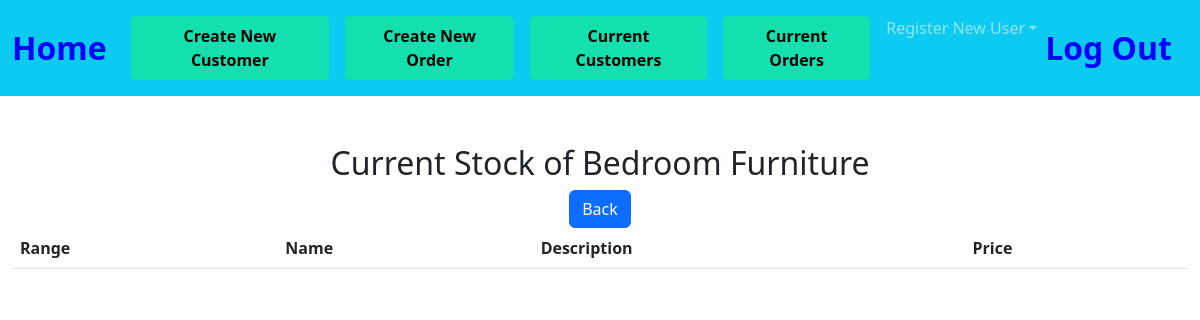
The page /bedroom on the database as committed earlier.
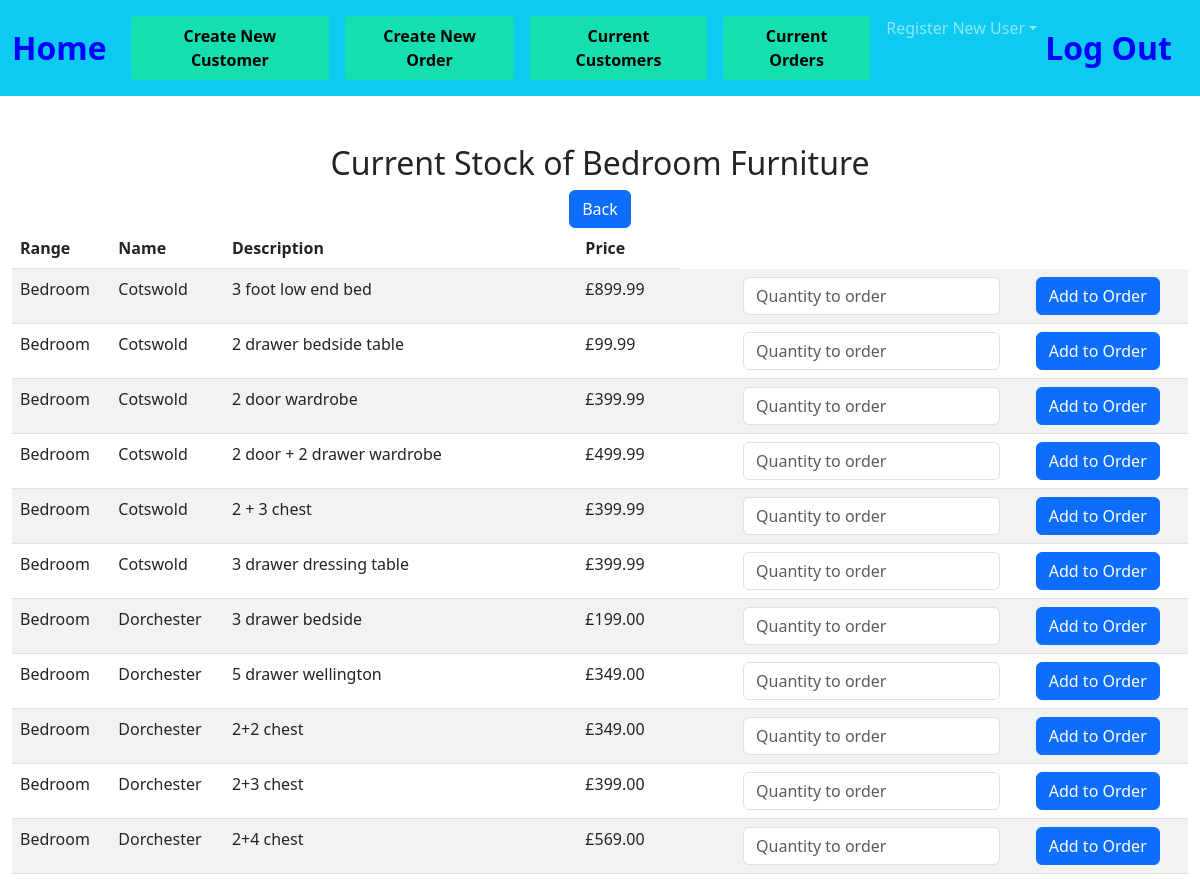
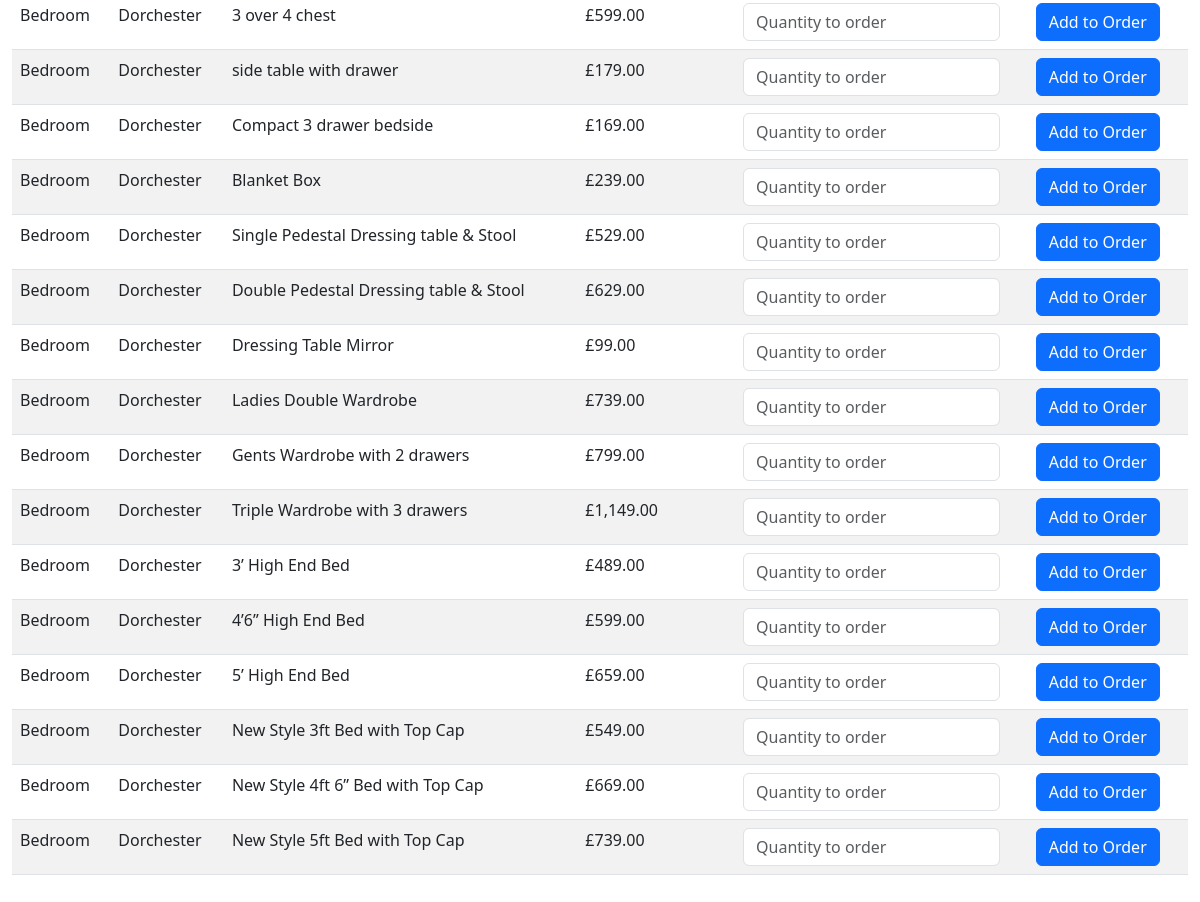
The same page on the database as committed later (2 pictures, top to bottom).
### tables this page shows
CREATE TABLE stock(item_id INTEGER PRIMARY KEY AUTOINCREMENT NOT NULL, Range TEXT, Name TEXT, Description TEXT, selling_price DECIMAL);

### app.py (the view)
@app.route("/bedroom", methods=["GET", "POST"])
def bedroom():
        if request.method == "POST":
            order_no = request.form.get("order_no")
            bedroom = db.execute("SELECT * FROM stock WHERE Range = 'Bedroom' ;")
            return render_template("bedroom.html", bedroom = bedroom, order_no = order_no)
        else:
            bedroom = db.execute("SELECT * FROM stock WHERE Range = 'Bedroom' ;")
            return render_template("bedroom.html", bedroom = bedroom)

### app.py (called while the page is built)
@app.after_request
def after_request(response):
    response.headers["Cache-Control"] = "no-cache, no-store, must-revalidate"
    response.headers["Expires"] = 0
    response.headers["Pragma"] = "no-cache"
    return response

### extras.py (called while the page is built)
def GBP(value):
    return f"£{value:,.2f}"

### templates/bedroom.html (shortened to what this page needs)
{% extends "layout.html" %}
{% block main %}
<div class="section">
    <h2>Current Stock of Bedroom Furniture</h2>
    <form action="/stock_list">
        <td><button class="btn btn-primary" type="submit">Back</button></td>
    </form>
    <table class="table table-striped">
        <thead>
            <tr>
                <th class="text-start">Range</th>
                <th class="text-start">Name</th>
                <th class="text-start">Description</th>
                <th class="text-start">Price</th>
            </tr>
        </thead>
        <tbody>
            {% for row in bedroom %}
            <tr>
                <td class="text-start">{{ row["Range"] }}</td>
                <td class="text-start">{{ row["Name"] }}</td>
                <td class="text-start">{{ row["Description"] }}</td>
                <td class="text-start">{{ row["selling_price"] |GBP }}</td>
                <form action="/add_to_order" method="POST">
                    <td><input type="hidden" name="item_id" VALUE="{{ row['item_id'] }}"></td>
                    <td><input type="hidden" name="order_no" VALUE="{{ order_no }}"></td>
                    <td class="text-start"><input class="form-control mx-auto w-auto" name ="Quantity" placeholder="Quantity to order" type="number"></td>
                    <td class="text-start"><button class="btn btn-primary" type="submit">Add to Order</button></td>
                </form>
                </tr>
            {% endfor %}
        </tbody>
    </div>
{% endblock %}

Rows that differ between the two databases and show on the page:
now on this page (row edited): stock: Range "Bedroom", Name "Cotswold", Description "3 foot low end bed", selling_price|GBP "£899.99"
now on this page (row edited): stock: Range "Bedroom", Name "Cotswold", Description "2 drawer bedside table", selling_price|GBP "£99.99"
now on this page (row edited): stock: Range "Bedroom", Name "Cotswold", Description "2 door wardrobe", selling_price|GBP "£399.99"
now on this page (row edited): stock: Range "Bedroom", Name "Cotswold", Description "2 door + 2 drawer wardrobe", selling_price|GBP "£499.99"
now on this page (row edited): stock: Range "Bedroom", Name "Cotswold", Description "2 + 3 chest", selling_price|GBP "£399.99"
now on this page (row edited): stock: Range "Bedroom", Name "Cotswold", Description "3 drawer dressing table", selling_price|GBP "£399.99"
now on this page (row edited): stock: Range "Bedroom", Name "Dorchester", Description "3 drawer bedside", selling_price|GBP "£199.00"
now on this page (row edited): stock: Range "Bedroom", Name "Dorchester", Description "5 drawer wellington", selling_price|GBP "£349.00"
now on this page (row edited): stock: Range "Bedroom", Name "Dorchester", Description "2+2 chest", selling_price|GBP "£349.00"
now on this page (row edited): stock: Range "Bedroom", Name "Dorchester", Description "2+3 chest", selling_price|GBP "£399.00"
now on this page (row edited): stock: Range "Bedroom", Name "Dorchester", Description "2+4 chest", selling_price|GBP "£569.00"
now on this page (row edited): stock: Range "Bedroom", Name "Dorchester", Description "3 over 4 chest", selling_price|GBP "£599.00"
now on this page (row edited): stock: Range "Bedroom", Name "Dorchester", Description "side table with drawer", selling_price|GBP "£179.00"
now on this page (row edited): stock: Range "Bedroom", Name "Dorchester", Description "Compact 3 drawer bedside", selling_price|GBP "£169.00"
now on this page (row edited): stock: Range "Bedroom", Name "Dorchester", Description "Blanket Box", selling_price|GBP "£239.00"
now on this page (row edited): stock: Range "Bedroom", Name "Dorchester", Description "Single Pedestal Dressing table & Stool", selling_price|GBP "£529.00"
now on this page (row edited): stock: Range "Bedroom", Name "Dorchester", Description "Double Pedestal Dressing table & Stool", selling_price|GBP "£629.00"
now on this page (row edited): stock: Range "Bedroom", Name "Dorchester", Description "Dressing Table Mirror", selling_price|GBP "£99.00"
now on this page (row edited): stock: Range "Bedroom", Name "Dorchester", Description "Ladies Double Wardrobe", selling_price|GBP "£739.00"
now on this page (row edited): stock: Range "Bedroom", Name "Dorchester", Description "Gents Wardrobe with 2 drawers", selling_price|GBP "£799.00"
now on this page (row edited): stock: Range "Bedroom", Name "Dorchester", Description "Triple Wardrobe with 3 drawers", selling_price|GBP "£1,149.00"
now on this page (row edited): stock: Range "Bedroom", Name "Dorchester", Description "3’ High End Bed", selling_price|GBP "£489.00"
now on this page (row edited): stock: Range "Bedroom", Name "Dorchester", Description "4’6” High End Bed", selling_price|GBP "£599.00"
now on this page (row edited): stock: Range "Bedroom", Name "Dorchester", Description "5’ High End Bed", selling_price|GBP "£659.00"
now on this page (row edited): stock: Range "Bedroom", Name "Dorchester", Description "New Style 3ft Bed with Top Cap", selling_price|GBP "£549.00"
now on this page (row edited): stock: Range "Bedroom", Name "Dorchester", Description "New Style 4ft 6” Bed with Top Cap", selling_price|GBP "£669.00"
now on this page (row edited): stock: Range "Bedroom", Name "Dorchester", Description "New Style 5ft Bed with Top Cap", selling_price|GBP "£739.00"
